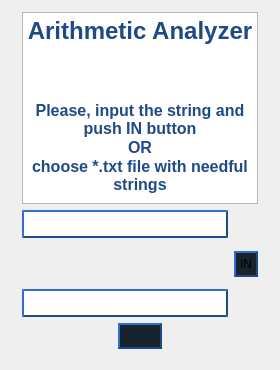
<?xml version="1.0" encoding="UTF-8"?>
<ui version="4.0">
 <class>MainWindow</class>
 <widget class="QMainWindow" name="MainWindow">
  <property name="geometry">
   <rect>
    <x>0</x>
    <y>0</y>
    <width>280</width>
    <height>370</height>
   </rect>
  </property>
  <property name="sizePolicy">
   <sizepolicy hsizetype="Fixed" vsizetype="Fixed">
    <horstretch>0</horstretch>
    <verstretch>0</verstretch>
   </sizepolicy>
  </property>
  <property name="minimumSize">
   <size>
    <width>280</width>
    <height>370</height>
   </size>
  </property>
  <property name="maximumSize">
   <size>
    <width>280</width>
    <height>370</height>
   </size>
  </property>
  <property name="windowTitle">
   <string>Parenhisis Parser</string>
  </property>
  <widget class="QWidget" name="centralWidget">
   <widget class="QWidget" name="">
    <property name="geometry">
     <rect>
      <x>11</x>
      <y>1</y>
      <width>258</width>
      <height>359</height>
     </rect>
    </property>
    <layout class="QGridLayout" name="gridLayout_3">
     <item row="0" column="0">
      <widget class="QTextBrowser" name="heading">
       <property name="verticalScrollBarPolicy">
        <enum>Qt::ScrollBarAlwaysOff</enum>
       </property>
       <property name="horizontalScrollBarPolicy">
        <enum>Qt::ScrollBarAlwaysOff</enum>
       </property>
       <property name="html">
        <string>&lt;!DOCTYPE HTML PUBLIC &quot;-//W3C//DTD HTML 4.0//EN&quot; &quot;http://www.w3.org/TR/REC-html40/strict.dtd&quot;&gt;
&lt;html&gt;&lt;head&gt;&lt;meta name=&quot;qrichtext&quot; content=&quot;1&quot; /&gt;&lt;style type=&quot;text/css&quot;&gt;
p, li { white-space: pre-wrap; }
&lt;/style&gt;&lt;/head&gt;&lt;body style=&quot; font-family:'Ubuntu'; font-size:11pt; font-weight:400; font-style:normal;&quot;&gt;
&lt;p align=&quot;center&quot; style=&quot; margin-top:0px; margin-bottom:0px; margin-left:0px; margin-right:0px; -qt-block-indent:0; text-indent:0px;&quot;&gt;&lt;span style=&quot; font-size:18pt; font-weight:600; color:#204a87;&quot;&gt;Arithmetic Analyzer&lt;/span&gt;&lt;/p&gt;
&lt;p align=&quot;center&quot; style=&quot;-qt-paragraph-type:empty; margin-top:0px; margin-bottom:0px; margin-left:0px; margin-right:0px; -qt-block-indent:0; text-indent:0px; font-size:18pt; font-weight:600; color:#204a87;&quot;&gt;&lt;br /&gt;&lt;/p&gt;
&lt;p align=&quot;center&quot; style=&quot;-qt-paragraph-type:empty; margin-top:0px; margin-bottom:0px; margin-left:0px; margin-right:0px; -qt-block-indent:0; text-indent:0px; font-size:18pt; font-weight:600; color:#204a87;&quot;&gt;&lt;br /&gt;&lt;/p&gt;
&lt;p align=&quot;center&quot; style=&quot; margin-top:0px; margin-bottom:0px; margin-left:0px; margin-right:0px; -qt-block-indent:0; text-indent:0px;&quot;&gt;&lt;span style=&quot; font-size:12pt; font-weight:600; color:#204a87;&quot;&gt;Please, input the string and push IN button&lt;/span&gt;&lt;/p&gt;
&lt;p align=&quot;center&quot; style=&quot; margin-top:0px; margin-bottom:0px; margin-left:0px; margin-right:0px; -qt-block-indent:0; text-indent:0px;&quot;&gt;&lt;span style=&quot; font-size:12pt; font-weight:600; color:#204a87;&quot;&gt;OR&lt;/span&gt;&lt;/p&gt;
&lt;p align=&quot;center&quot; style=&quot; margin-top:0px; margin-bottom:0px; margin-left:0px; margin-right:0px; -qt-block-indent:0; text-indent:0px;&quot;&gt;&lt;span style=&quot; font-size:12pt; font-weight:600; color:#204a87;&quot;&gt;choose *.txt file with needful strings&lt;/span&gt;&lt;/p&gt;&lt;/body&gt;&lt;/html&gt;</string>
       </property>
      </widget>
     </item>
     <item row="1" column="0">
      <layout class="QGridLayout" name="gridLayout_2">
       <item row="0" column="0">
        <layout class="QGridLayout" name="readAnPushGrid">
         <item row="0" column="0">
          <layout class="QGridLayout" name="inLinesGrid">
           <item row="0" column="0">
            <widget class="QLineEdit" name="eqInputLine">
             <property name="styleSheet">
              <string notr="true">border-style: outset;
border-width: 2px;
border-radius: 15px;
border-color: #204A87;
padding: 4px;</string>
             </property>
            </widget>
           </item>
           <item row="1" column="0">
            <spacer name="verticalSpacer_3">
             <property name="orientation">
              <enum>Qt::Vertical</enum>
             </property>
             <property name="sizeHint" stdset="0">
              <size>
               <width>20</width>
               <height>20</height>
              </size>
             </property>
            </spacer>
           </item>
           <item row="2" column="0">
            <widget class="QLineEdit" name="variableInputLine">
             <property name="styleSheet">
              <string notr="true">border-style: outset;
border-width: 2px;
border-radius: 15px;
border-color: #204A87;
padding: 4px;</string>
             </property>
            </widget>
           </item>
          </layout>
         </item>
         <item row="0" column="1">
          <layout class="QGridLayout" name="inButGrind">
           <item row="0" column="0">
            <spacer name="verticalSpacer">
             <property name="orientation">
              <enum>Qt::Vertical</enum>
             </property>
             <property name="sizeHint" stdset="0">
              <size>
               <width>20</width>
               <height>20</height>
              </size>
             </property>
            </spacer>
           </item>
           <item row="1" column="0">
            <widget class="QPushButton" name="inputString">
             <property name="styleSheet">
              <string notr="true">background-color: #19232d;
border-style: outset;
border-width: 2px;
border-radius: 15px;
border-color: #204A87;
min-width: 2em;
min-height: 2em;
max-width: 2em;
max-height: 2em;
padding: 4px;</string>
             </property>
             <property name="text">
              <string notr="true">IN</string>
             </property>
             <property name="iconSize">
              <size>
               <width>35</width>
               <height>35</height>
              </size>
             </property>
             <property name="checkable">
              <bool>false</bool>
             </property>
             <property name="checked">
              <bool>false</bool>
             </property>
             <property name="autoDefault">
              <bool>false</bool>
             </property>
             <property name="flat">
              <bool>false</bool>
             </property>
            </widget>
           </item>
           <item row="2" column="0">
            <spacer name="verticalSpacer_2">
             <property name="orientation">
              <enum>Qt::Vertical</enum>
             </property>
             <property name="sizeHint" stdset="0">
              <size>
               <width>20</width>
               <height>20</height>
              </size>
             </property>
            </spacer>
           </item>
          </layout>
         </item>
        </layout>
       </item>
       <item row="1" column="0">
        <layout class="QGridLayout" name="gridLayout">
         <item row="0" column="0">
          <spacer name="horizontalSpacer">
           <property name="orientation">
            <enum>Qt::Horizontal</enum>
           </property>
           <property name="sizeHint" stdset="0">
            <size>
             <width>40</width>
             <height>20</height>
            </size>
           </property>
          </spacer>
         </item>
         <item row="0" column="1">
          <widget class="QPushButton" name="fileChoose">
           <property name="styleSheet">
            <string notr="true">background-color: #19232d;
border-style: outset;
border-width: 2px;
border-radius: 15px;
border-color: #204A87;
min-width: 5em;
padding: 4px;</string>
           </property>
           <property name="text">
            <string notr="true"/>
           </property>
           <property name="icon">
            <iconset resource="resources.qrc">
             <normaloff>:/file_icon.png</normaloff>:/file_icon.png</iconset>
           </property>
           <property name="iconSize">
            <size>
             <width>35</width>
             <height>35</height>
            </size>
           </property>
           <property name="checkable">
            <bool>false</bool>
           </property>
           <property name="checked">
            <bool>false</bool>
           </property>
           <property name="autoDefault">
            <bool>false</bool>
           </property>
           <property name="flat">
            <bool>false</bool>
           </property>
          </widget>
         </item>
         <item row="0" column="2">
          <spacer name="horizontalSpacer_2">
           <property name="orientation">
            <enum>Qt::Horizontal</enum>
           </property>
           <property name="sizeHint" stdset="0">
            <size>
             <width>40</width>
             <height>20</height>
            </size>
           </property>
          </spacer>
         </item>
        </layout>
       </item>
      </layout>
     </item>
    </layout>
   </widget>
  </widget>
 </widget>
 <layoutdefault spacing="6" margin="11"/>
 <resources>
  <include location="resources.qrc"/>
 </resources>
 <connections/>
</ui>
